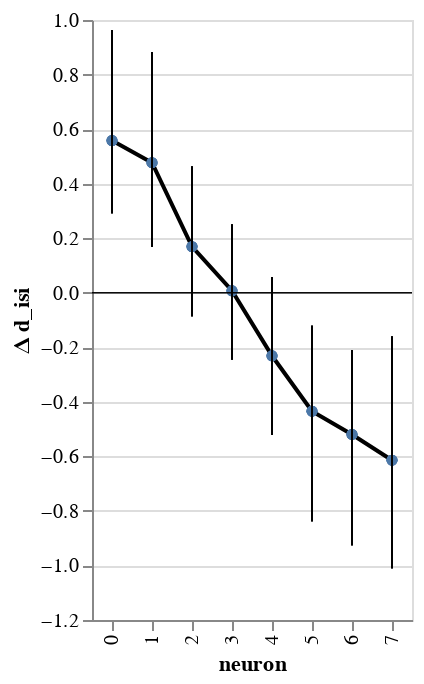

Write notebook code for a chart like this one.
### Code cell
chart_p = visualization.plot_posterior(df=df_both, title=f'd_{y}', x='neuron', )
chart_p

### Figure 1 — Vega-Lite specification as saved in the notebook (floating-point values rounded to 4 significant figures)
{"config": {"view": {"continuousWidth": 400, "continuousHeight": 300}}, "layer": [{"mark": {"type": "line", "clip": true, "color": "black", "fill": null, "point": true}, "encoding": {"x": {"type": "ordinal", "field": "neuron"}, "y": {"type": "quantitative", "field": "mean interval", "impute": {"value": "value"}}}}, {"mark": {"type": "rule", "color": "black", "opacity": 0.6, "size": 0.1}, "encoding": {"y": {"type": "quantitative", "field": "zero"}}}, {"mark": "rule", "encoding": {"x": {"type": "ordinal", "field": "neuron"}, "y": {"type": "quantitative", "field": "lower interval", "scale": {"domain": [-1.01, 0.9636], "zero": true}, "title": "Δ d_isi"}, "y2": {"field": "higher interval"}}}], "data": {"name": "data-72e5907a3362eaa2c5094262e6a78ddf"}, "$schema": "https://vega.github.io/schema/vega-lite/v4.8.1.json", "datasets": {"data-72e5907a3362eaa2c5094262e6a78ddf": [{"neuron": 0, "mouse_code": 0, "lower interval": 0.2912, "higher interval": 0.9636, "mean interval": 0.558, "isi diff": -0.01681, "zero": 0}, {"neuron": 0, "mouse_code": 1, "lower interval": 0.2912, "higher interval": 0.9636, "mean interval": 0.558, "isi diff": -0.01176, "zero": 0}, {"neuron": 0, "mouse_code": 2, "lower interval": 0.2912, "higher interval": 0.9636, "mean interval": 0.558, "isi diff": -0.01547, "zero": 0}, {"neuron": 0, "mouse_code": 3, "lower interval": 0.2912, "higher interval": 0.9636, "mean interval": 0.558, "isi diff": -0.008472, "zero": 0}, {"neuron": 1, "mouse_code": 0, "lower interval": 0.1681, "higher interval": 0.8816, "mean interval": 0.4766, "isi diff": 0.01856, "zero": 0}, {"neuron": 1, "mouse_code": 1, "lower interval": 0.1681, "higher interval": 0.8816, "mean interval": 0.4766, "isi diff": -0.01137, "zero": 0}, {"neuron": 1, "mouse_code": 2, "lower interval": 0.1681, "higher interval": 0.8816, "mean interval": 0.4766, "isi diff": -0.007915, "zero": 0}, {"neuron": 1, "mouse_code": 3, "lower interval": 0.1681, "higher interval": 0.8816, "mean interval": 0.4766, "isi diff": -0.01516, "zero": 0}, {"neuron": 2, "mouse_code": 0, "lower interval": -0.08645, "higher interval": 0.4628, "mean interval": 0.1691, "isi diff": 0.0125, "zero": 0}, {"neuron": 2, "mouse_code": 1, "lower interval": -0.08645, "higher interval": 0.4628, "mean interval": 0.1691, "isi diff": -0.001841, "zero": 0}, {"neuron": 2, "mouse_code": 2, "lower interval": -0.08645, "higher interval": 0.4628, "mean interval": 0.1691, "isi diff": -0.006513, "zero": 0}, {"neuron": 2, "mouse_code": 3, "lower interval": -0.08645, "higher interval": 0.4628, "mean interval": 0.1691, "isi diff": -0.01039, "zero": 0}, {"neuron": 3, "mouse_code": 0, "lower interval": -0.2444, "higher interval": 0.2503, "mean interval": 0.007209, "isi diff": -0.00268, "zero": 0}, {"neuron": 3, "mouse_code": 1, "lower interval": -0.2444, "higher interval": 0.2503, "mean interval": 0.007209, "isi diff": -0.01119, "zero": 0}, {"neuron": 3, "mouse_code": 2, "lower interval": -0.2444, "higher interval": 0.2503, "mean interval": 0.007209, "isi diff": -0.002036, "zero": 0}, {"neuron": 3, "mouse_code": 3, "lower interval": -0.2444, "higher interval": 0.2503, "mean interval": 0.007209, "isi diff": -0.003805, "zero": 0}, {"neuron": 4, "mouse_code": 0, "lower interval": -0.5209, "higher interval": 0.05728, "mean interval": -0.2312, "isi diff": -0.006878, "zero": 0}, {"neuron": 4, "mouse_code": 1, "lower interval": -0.5209, "higher interval": 0.05728, "mean interval": -0.2312, "isi diff": -0.001952, "zero": 0}, {"neuron": 4, "mouse_code": 2, "lower interval": -0.5209, "higher interval": 0.05728, "mean interval": -0.2312, "isi diff": 0.002318, "zero": 0}, {"neuron": 4, "mouse_code": 3, "lower interval": -0.5209, "higher interval": 0.05728, "mean interval": -0.2312, "isi diff": -0.003116, "zero": 0}, {"neuron": 5, "mouse_code": 0, "lower interval": -0.8382, "higher interval": -0.1213, "mean interval": -0.4342, "isi diff": 0.001044, "zero": 0}, {"neuron": 5, "mouse_code": 1, "lower interval": -0.8382, "higher interval": -0.1213, "mean interval": -0.4342, "isi diff": -0.005213, "zero": 0}, {"neuron": 5, "mouse_code": 2, "lower interval": -0.8382, "higher interval": -0.1213, "mean interval": -0.4342, "isi diff": -0.004857, "zero": 0}, {"neuron": 5, "mouse_code": 3, "lower interval": -0.8382, "higher interval": -0.1213, "mean interval": -0.4342, "isi diff": -0.003807, "zero": 0}, {"neuron": 6, "mouse_code": 0, "lower interval": -0.9262, "higher interval": -0.2101, "mean interval": -0.5197, "isi diff": -0.0003537, "zero": 0}, {"neuron": 6, "mouse_code": 1, "lower interval": -0.9262, "higher interval": -0.2101, "mean interval": -0.5197, "isi diff": -0.001229, "zero": 0}, {"neuron": 6, "mouse_code": 2, "lower interval": -0.9262, "higher interval": -0.2101, "mean interval": -0.5197, "isi diff": -0.002591, "zero": 0}, {"neuron": 6, "mouse_code": 3, "lower interval": -0.9262, "higher interval": -0.2101, "mean interval": -0.5197, "isi diff": -0.001222, "zero": 0}, {"neuron": 7, "mouse_code": 0, "lower interval": -1.01, "higher interval": -0.1604, "mean interval": -0.6142, "isi diff": -0.001445, "zero": 0}, {"neuron": 7, "mouse_code": 1, "lower interval": -1.01, "higher interval": -0.1604, "mean interval": -0.6142, "isi diff": 0.0008235, "zero": 0}, {"neuron": 7, "mouse_code": 2, "lower interval": -1.01, "higher interval": -0.1604, "mean interval": -0.6142, "isi diff": 0.005436, "zero": 0}, {"neuron": 7, "mouse_code": 3, "lower interval": -1.01, "higher interval": -0.1604, "mean interval": -0.6142, "isi diff": -0.0004006, "zero": 0}]}}
